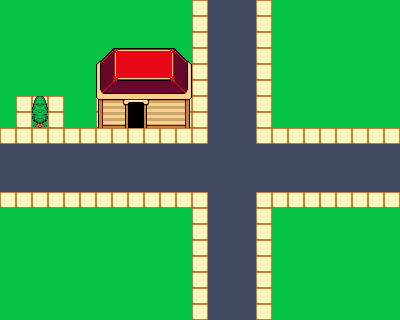

The image is a tile-based game level rendered from a .tmx file. Its description and source (layers, tilesets, objects; grid data summarised) follow:
An orthogonal 25x20 tile map with 16x16 px tiles, 3 tile layers (floor, bg, fg).

<map version="1.0" orientation="orthogonal" renderorder="right-down" width="25" height="20" tilewidth="16" tileheight="16" nextobjectid="1">
 <tileset firstgid="1" name="town" tilewidth="16" tileheight="16" tilecount="1472">
  <image source="towntileset.png" width="736" height="512" />
 </tileset>
 <layer name="floor" width="25" height="20">
  <data>[500 cells, 500 non-empty, 4 distinct tile ids]</data>
 </layer>
 <layer name="bg" width="25" height="20">
  <data>[500 cells, 31 non-empty, 28 distinct tile ids]</data>
 </layer>
 <layer name="fg" width="25" height="20">
  <data>[500 cells, 1 non-empty, 1 distinct tile ids]</data>
 </layer>
</map>